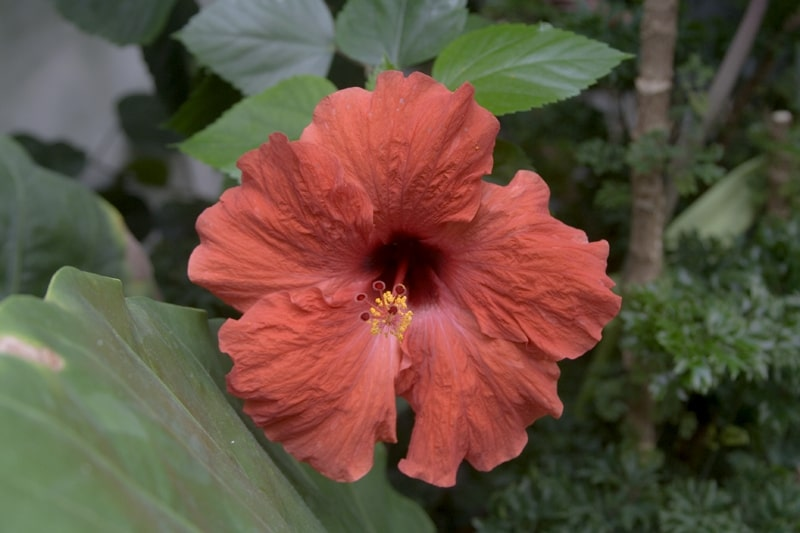
//> input picture openCV/img/CC_src.jpg, 800 x 533 px
$ ./npr img/CC_src.jpg   (built with g++ and OpenCV 4)
//> lines starting //> are read from the running program, lines starting //| are printed output that depends on the picture
/*
*
* This tutorial demonstrates how to use OpenCV Non-Photorealistic Rendering Module.
* 1) Edge Preserve Smoothing
*    -> Using Normalized convolution Filter
*    -> Using Recursive Filter
* 2) Detail Enhancement
* 3) Pencil sketch/Color Pencil Drawing
* 4) Stylization
*
*/

#include <signal.h>
#include "opencv2/photo.hpp"
#include "opencv2/imgproc.hpp"
#include "opencv2/imgcodecs.hpp"
#include "opencv2/highgui.hpp"
#include "opencv2/core.hpp"
#include <iostream>
#include <stdlib.h>

using namespace std;
using namespace cv;

int main(int argc, char* argv[])
{
    CommandLineParser parser(argc, argv,
                                "{help h |                  |show help message}"
                                "{@image | ./img/lena.jpg   |input image}");

    if (parser.has("help"))
    {
        parser.printMessage();
        return 0;
    }

    Mat src = imread(parser.get<string>("@image"), IMREAD_COLOR);
//> src is the input picture: 533 rows x 800 cols, CV_8UC3; mean B, G, R 64.3, 80.8, 99.7

    int num,type;

    if(src.empty())
    {
        cout <<  "Image not found" << endl;
        return 1;
    }

    cout << endl;
    cout << " Edge Preserve Filter" << endl;
    cout << "----------------------" << endl;

    cout << "Options: " << endl;
    cout << endl;

    cout << "1) Edge Preserve Smoothing" << endl;
    cout << "   -> Using Normalized convolution Filter" << endl;
    cout << "   -> Using Recursive Filter" << endl;
    cout << "2) Detail Enhancement" << endl;
    cout << "3) Pencil sketch/Color Pencil Drawing" << endl;
    cout << "4) Stylization" << endl;
    cout << endl;

    cout << "Press number 1-4 to choose from above techniques: ";

    cin >> num;
//> the answer given: 3

    Mat img;

    if(num == 1)
    {
        cout << endl;
        cout << "Press 1 for Normalized Convolution Filter and 2 for Recursive Filter: ";

        cin >> type;

        edgePreservingFilter(src,img,type);
        imshow("Edge Preserve Smoothing",img);
        if (type == 1){
            imshow("Normalized Convolution Filter",img);
            imwrite("normalizedConvolutionFilter.jpg",img);
        }
        else if (type == 2){
            imshow("Recursive Filter",img);
            imwrite("recursiveFilter.jpg",img);
        }

    }
    else if(num == 2)
    {
        detailEnhance(src,img);
        imshow("Detail Enhanced",img);
        imwrite("detailEnhanced.jpg",img);
    }
    else if(num == 3)
    {
        Mat img1;
        pencilSketch(src,img1, img, 10 , 0.1f, 0.03f);
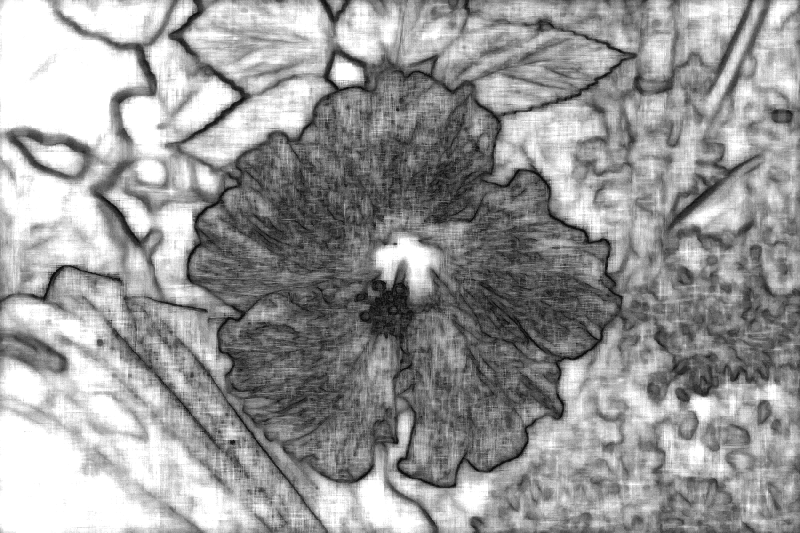
//> img1: 533 rows x 800 cols, CV_8UC1; min 15, max 255, mean 153
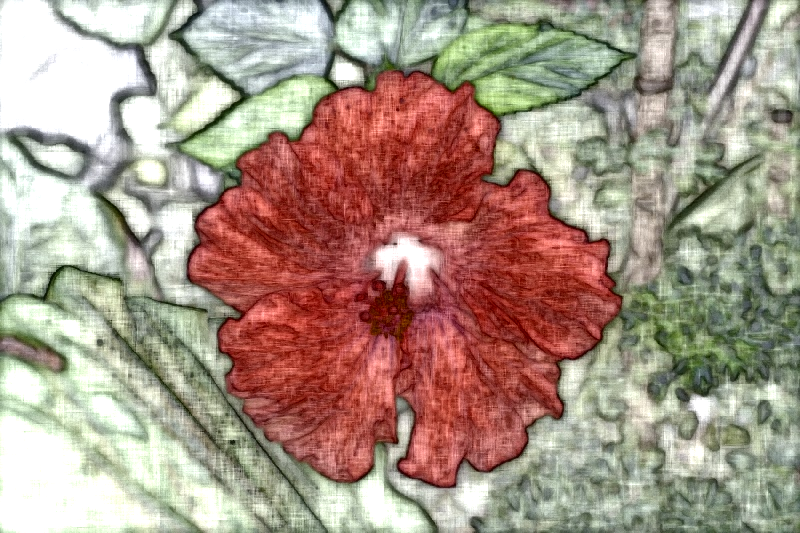
//> img: 533 rows x 800 cols, CV_8UC3; mean B, G, R 133.7, 148.6, 168.8
        imshow("Pencil Sketch",img1);
        imshow("Color Pencil Sketch",img);
        imwrite("pencilSketch.jpg",img1);
        imwrite("colorPencilSketch.jpg",img);
    }
    else if(num == 4)
    {
        stylization(src,img);
        imshow("Stylization",img);
        imwrite("stylization.jpg",img);
    }
    waitKey(0);

    return 0;
}

$ run again, on openCV/img/MT_dst.jpg
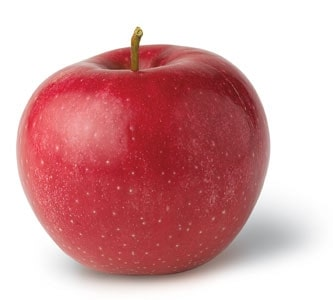
//> input picture openCV/img/MT_dst.jpg, 333 x 300 px
//> src is the input picture: 300 rows x 333 cols, CV_8UC3; mean B, G, R 164, 161.7, 214
//> `pencilSketch(src,img1, img, 10 , 0.1f, 0.03f);`:
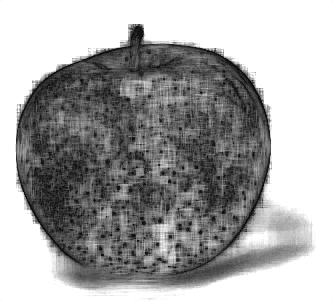
//> img1: 300 rows x 333 cols, CV_8UC1; min 15, max 255, mean 165.4
//> `pencilSketch(src,img1, img, 10 , 0.1f, 0.03f);`:
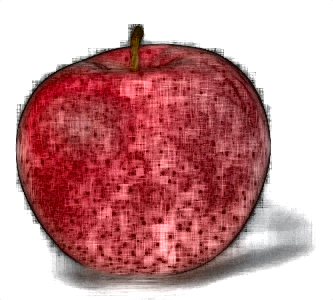
//> img: 300 rows x 333 cols, CV_8UC3; mean B, G, R 152, 149.8, 201.7
